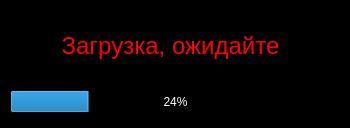
<?xml version="1.0" encoding="UTF-8"?>
<ui version="4.0">
 <class>MainWindow</class>
 <widget class="QMainWindow" name="MainWindow">
  <property name="geometry">
   <rect>
    <x>0</x>
    <y>0</y>
    <width>350</width>
    <height>128</height>
   </rect>
  </property>
  <property name="windowTitle">
   <string>MainWindow</string>
  </property>
  <property name="styleSheet">
   <string notr="true">background-color: rgb(0, 0, 0);
color: rgb(255, 255, 255);</string>
  </property>
  <widget class="QWidget" name="centralwidget">
   <widget class="QProgressBar" name="progressBar">
    <property name="geometry">
     <rect>
      <x>10</x>
      <y>90</y>
      <width>331</width>
      <height>23</height>
     </rect>
    </property>
    <property name="styleSheet">
     <string notr="true">
</string>
    </property>
    <property name="value">
     <number>24</number>
    </property>
    <property name="alignment">
     <set>Qt::AlignJustify|Qt::AlignTop</set>
    </property>
    <property name="orientation">
     <enum>Qt::Horizontal</enum>
    </property>
    <property name="invertedAppearance">
     <bool>false</bool>
    </property>
    <property name="textDirection">
     <enum>QProgressBar::BottomToTop</enum>
    </property>
   </widget>
   <widget class="QLabel" name="label">
    <property name="geometry">
     <rect>
      <x>0</x>
      <y>20</y>
      <width>341</width>
      <height>51</height>
     </rect>
    </property>
    <property name="font">
     <font>
      <pointsize>18</pointsize>
     </font>
    </property>
    <property name="styleSheet">
     <string notr="true">color: rgb(255, 0, 0);</string>
    </property>
    <property name="text">
     <string>Загрузка, ожидайте</string>
    </property>
    <property name="alignment">
     <set>Qt::AlignCenter</set>
    </property>
   </widget>
  </widget>
 </widget>
 <resources/>
 <connections/>
</ui>
